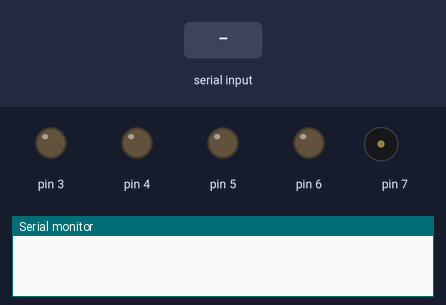
The sketch below on a simulated Arduino Uno, built with avr-gcc and run on an emulated ATmega328P. Parts: output pins drawn as LEDs (lit = HIGH), buzzer (waves = sounding), the last lines printed to the serial monitor. The inputs (shaded band) are chosen by the test bench.

Above: at 1.2 s.
1.3 s: "V" received over the second serial link
At 2.0 s:
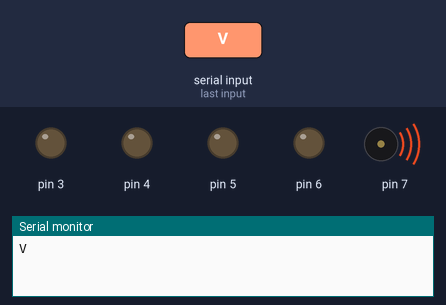
4.3 s: "F" received over the second serial link
At 5.5 s:
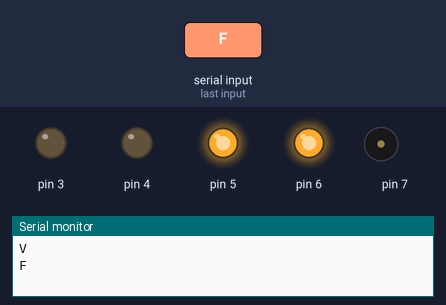
5.8 s: "B" received over the second serial link
At 6.8 s:
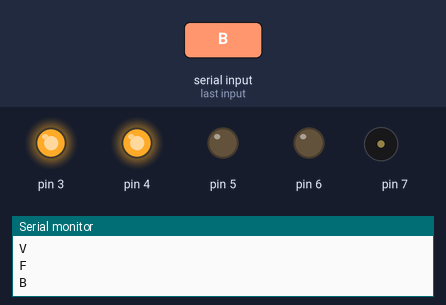
7.3 s: "R" received over the second serial link
At 7.9 s:
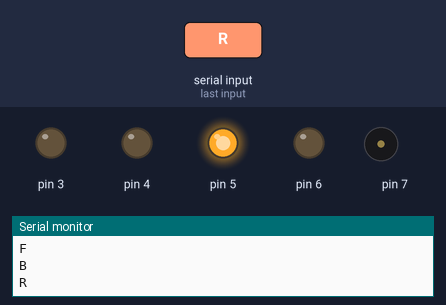
8.8 s: "L" received over the second serial link
At 10.0 s:
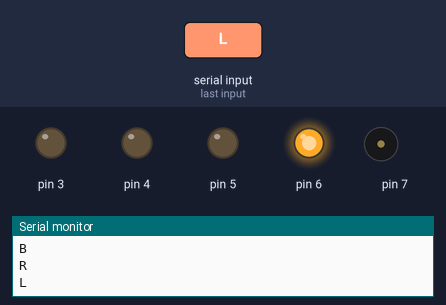
10.3 s: "V" received over the second serial link
At 11.0 s:
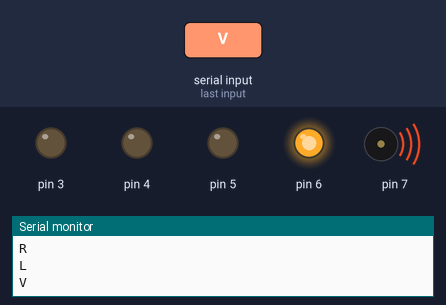
Timing chart, 0 to 14.0 s (numbered marks = the images above; inputs shaded):
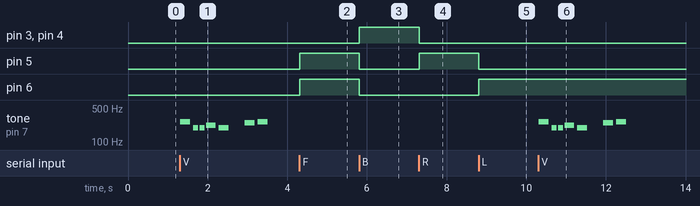

Measured:
- after the input at 1.3 s, tone on pin 7: plays 262 Hz for 0.25 s, 196 Hz for 0.13 s, 196 Hz for 0.13 s, 220 Hz for 0.25 s, 196 Hz for 0.25 s, 247 Hz for 0.25 s … (7 notes in this stretch), starting at once
- after the input at 4.3 s, pin 5, pin 6: LOW → HIGH at once
- after the input at 5.8 s, pin 3, pin 4: LOW → HIGH at once; pin 5, pin 6: HIGH → LOW at once
- after the input at 7.3 s, pin 3, pin 4: HIGH → LOW at once; pin 5: LOW → HIGH at once
- after the input at 8.8 s, pin 5: HIGH → LOW at once; pin 6: LOW → HIGH at once
- after the input at 10.3 s, tone on pin 7: plays 262 Hz for 0.25 s, 196 Hz for 0.13 s, 196 Hz for 0.13 s, 220 Hz for 0.25 s, 196 Hz for 0.25 s, 247 Hz for 0.25 s … (7 notes in this stretch), starting at once

The sketch:

bleutoth_car.ino
```cpp
#include <SoftwareSerial.h>

SoftwareSerial BT(10, 11); //TX, RX respetively
String readvoice;
#include "pitches.h"  //add note library
//notes in the melody
int melody[]={NOTE_C4, NOTE_G3, NOTE_G3, NOTE_A3, NOTE_G3, 0, NOTE_B3, NOTE_C4};
int noteDurations[]={4, 8, 8, 4, 4, 4, 4, 4};
void setup() {
 BT.begin(9600);
 Serial.begin(9600);
  pinMode(3, OUTPUT);
  pinMode(4, OUTPUT);
  pinMode(5, OUTPUT);
  pinMode(6, OUTPUT);


}
//-----------------------------------------------------------------------//
void loop() {
  while (BT.available()){  //Check if there is an available byte to read
  delay(10); //Delay added to make thing stable
  char c = BT.read(); //Conduct a serial read
  readvoice += c; //build the string- "forward", "reverse", "left" and "right"
  }
  if (readvoice.length() > 0) {
    Serial.println(readvoice);
     if(readvoice == "W")
  {

    digitalWrite(8,HIGH);
    digitalWrite(9,HIGH);
    delay(100);
  }
   if(readvoice == "w")
  {
    digitalWrite(9,LOW);
    digitalWrite (8,LOW);

    delay(100);
  }

  if(readvoice == "F")
  {
    digitalWrite(3,LOW);
    digitalWrite (4,LOW);
    digitalWrite(5,HIGH);
    digitalWrite(6,HIGH);
    delay(100);
    }

if(readvoice == "V")
{
    for (int thisNote=0; thisNote <8; thisNote++){

      //to calculate the note duration, take one second. Divided by the note type
      int noteDuration = 1000 / noteDurations [thisNote];
      tone(7, melody [thisNote], noteDuration);

      //to distinguish the notes, set a minimum time between them
      //the note's duration +30% seems to work well
      int pauseBetweenNotes = noteDuration * 1.30;
      delay(pauseBetweenNotes);

      //stop the tone playing
      noTone(7);
}

}


  else if(readvoice == "B")
  {
    digitalWrite(3, HIGH);
    digitalWrite(4, HIGH);
    digitalWrite(5, LOW);
    digitalWrite(6,LOW );
    delay(100);
  }

  else if (readvoice == "R")
  {
    digitalWrite (3,LOW);
    digitalWrite (4,LOW);
    digitalWrite (5,HIGH);
    digitalWrite (6,LOW);
    delay (100);

  }

 else if ( readvoice == "L")
 {
   digitalWrite (3, LOW);
   digitalWrite (4, LOW);
   digitalWrite (5, LOW);
   digitalWrite (6, HIGH);
   delay (100);
 }

 else if (readvoice == "S")
 {
   digitalWrite (3, LOW);
   digitalWrite (4, LOW);
   digitalWrite (5, LOW);
   digitalWrite (6, LOW);
   delay (100);
 }
readvoice="";}} //Reset the variable
```
